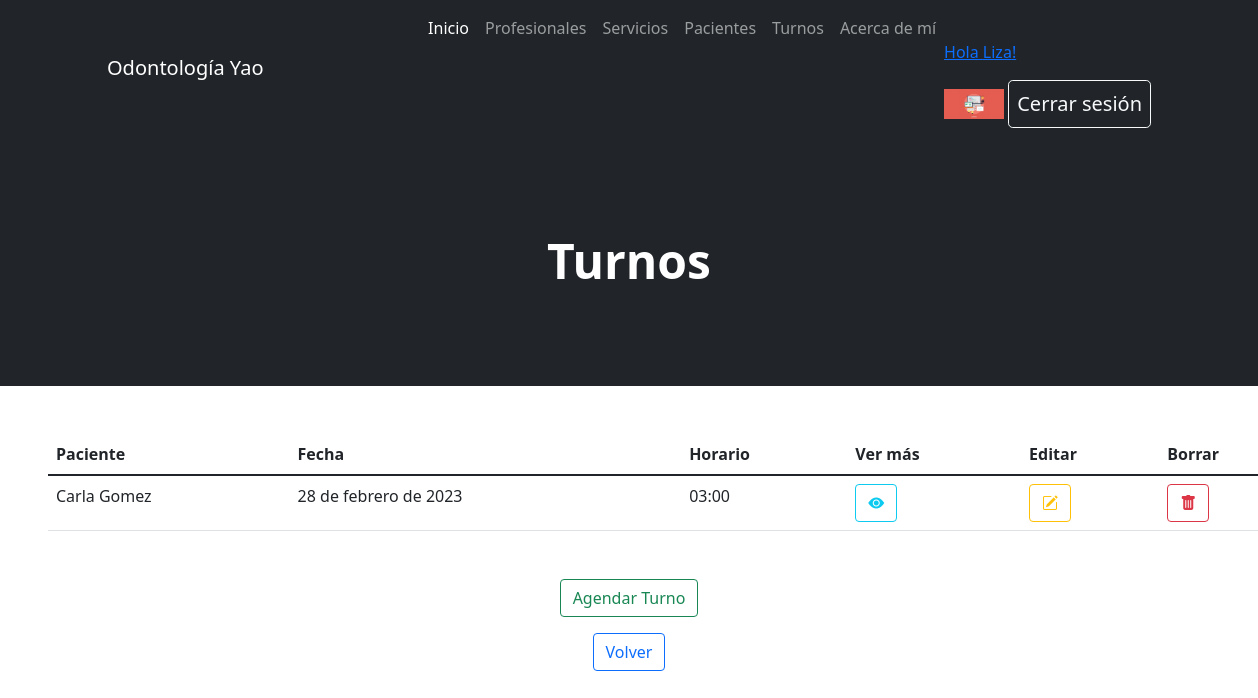
The page /AppOdonto/turno/list/ (signed in) on the database its author committed.
### AppOdonto/models.py (models this page shows, shortened)
class Avatar(models.Model):
    usuario = models.ForeignKey(User, on_delete=models.CASCADE)
    imagen = models.ImageField(upload_to="avatares", null=True, blank=True)

class Turno(models.Model):
    paciente = models.CharField(max_length=15)
    servicio = models.CharField(max_length=15)
    profesional = models.CharField(max_length=15)
    fecha = models.DateField()
    horario = models.TimeField()

### AppOdonto/views.py (the view)
# urls.py: path('turno/list/', TurnoList.as_view(), name="Turno List"),
class TurnoList(LoginRequiredMixin, ListView):
    model = Turno

### AppOdonto/templates/AppOdonto/turno_list.html (shortened to what this page needs)
{% extends "AppOdonto/padre.html" %}
{% block header %}
    <h1 class="display-5 fw-bolder text-white mb-2">Turnos</h1>
{% endblock %}
{% block formulario %}
<table class="table m-5">
    <thead>
    <tr>
        <th scope="col">Paciente</th>
        <th scope="col">Fecha</th>
        <th scope="col">Horario</th>
        <th scope="col">Ver más</th>
        <th scope="col">Editar</th>
        <th scope="col">Borrar</th>
    </tr>
    </thead>
    <tbody class="table-group-divider">
    {% for turno in object_list %}
        <tr>
            <td>{{turno.paciente}}</td>
            <td>{{turno.fecha}}</td>
            <td>{{turno.horario}}</td>
            <td><a href="{% url 'Turno Detail' turno.id %}" class="btn btn-outline-info"><i class="bi bi-eye-fill"></i></a></td>
            <td><a href="{% url 'Turno Edit' turno.id %}" class="btn btn-outline-warning"><i class="bi bi-pencil-square"></i></a></td>
            <td><a href="{% url 'Turno Delete' turno.id %}" class="btn btn-outline-danger"><i class="bi bi-trash-fill"></i></a></td>
        </tr>
    {% endfor %}
    </tbody>
</table>
    <p class="text-center"><a href="{% url 'Turno Create' %}" class="btn btn-outline-success">Agendar Turno</a></p>
    <p>
    <p class="text-center"><a href="{% url 'Inicio' %}" class="btn btn-outline-primary">Volver</a></p>
    </p>
{% endblock %}

### AppOdonto/templates/AppOdonto/padre.html (shortened to what this page needs)
<!DOCTYPE html>
<html lang="es">
    <head> {% load static %}
        <link href="https://cdn.jsdelivr.net/npm/bootstrap-icons@1.4.1/font/bootstrap-icons.css" rel="stylesheet" />
        <link href="{% static 'AppOdonto/css/styles.css' %}" rel="stylesheet" />
    </head>
    <body>
        <nav class="navbar navbar-expand-lg navbar-dark bg-dark">
            <div class="container px-5">
                <a class="navbar-brand" href="{% url 'Inicio' %}">Odontología Yao</a>
                <div class="collapse navbar-collapse" id="navbarSupportedContent">
                    <ul class="navbar-nav ms-auto mb-2 mb-lg-0">
                        <li class="nav-item"><a class="nav-link active" aria-current="page" href="{% url 'Inicio' %}">Inicio</a></li>
                        <li class="nav-item"><a class="nav-link" href="{% url 'Ver Profesionales' %}">Profesionales</a></li>
                        <li class="nav-item"><a class="nav-link" href="{% url 'Servicio List' %}">Servicios</a></li>
                        <li class="nav-item"><a class="nav-link" href="{% url 'Paciente List' %}">Pacientes</a></li>
                        <li class="nav-item"><a class="nav-link" href="{% url 'Turno List' %}">Turnos</a></li>
                        <li class="nav-item"><a class="nav-link" href="{% url 'About' %}">Acerca de mí</a></li>
                        <li class="nav-item"><a class="nav-link">
                            {% if request.user.is_authenticated %}
                                <p style="color:white"><a href="{% url 'Editar Perfil' %}">Hola {{user.first_name}}!</a></p>
                                {% with user.avatar_set.first as miAvatar%}
                                    {% if miAvatar %}
                                        <img src="{{miAvatar.imagen.url}}" alt="Imagen perfil" style="max-width: 60px;">
                                    {% endif %}
                                {% endwith %}
                                <a class="btn btn-outline-light btn-lg px-2" href="{% url 'Logout' %}">Cerrar sesión</a>
                            {% endif %}
                       </a></li>
                    </ul>
                </div>
            </div>
        </nav>
        <header class="bg-dark py-5">
            <div class="container px-5">
                <div class="row gx-5 justify-content-center">
                    <div class="col-lg-6">
                        <div class="text-center my-5">
                        {% block header %}{% endblock %}
                        </div>
                    </div>
                </div>
            </div>
        </header>
{% block formulario %}
{% endblock %}
    </body>
</html>

### rows shown on the page
Avatar: imagen (picture)
Turno: paciente "Carla Gomez", fecha "28 de febrero de 2023", horario "03:00"

### other values the page prints
{{ user.first_name }} "Liza"
